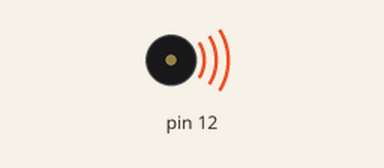
Bench run of a sketch on a simulated Arduino Uno, built with avr-gcc and run on an emulated ATmega328P. Parts: buzzer (waves = sounding).

Above: at 0.5 s.
Timing chart, 0 to 4.6 s (numbered marks = the images above):
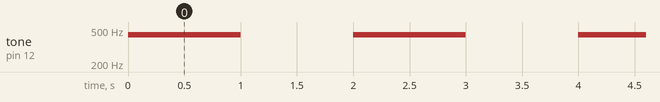

Measured:
- by itself, tone on pin 12: alternates 440 Hz for 1.0 s and silent for 1.0 s

The sketch:

uppg1.ino
```cpp
// This program just makes a simple speaker sound at a frequency, in this case 440 hz.
void setup() {
 // Sets the pin 12 to output as that the anode that the speaker will be connected to.
  pinMode(12, OUTPUT);

}

void loop() {
  // Makes the speaker sound for a second at a frequency of 440hz on pin 12.
  tone(12, 440, 1000);
 // Delay for a second more than the speakers sounding time to make sure that the speaker sounds for a second
 // And then there will be a seconds silence before the program loops and the speaker sounds again.
  delay(2000);
}
```
